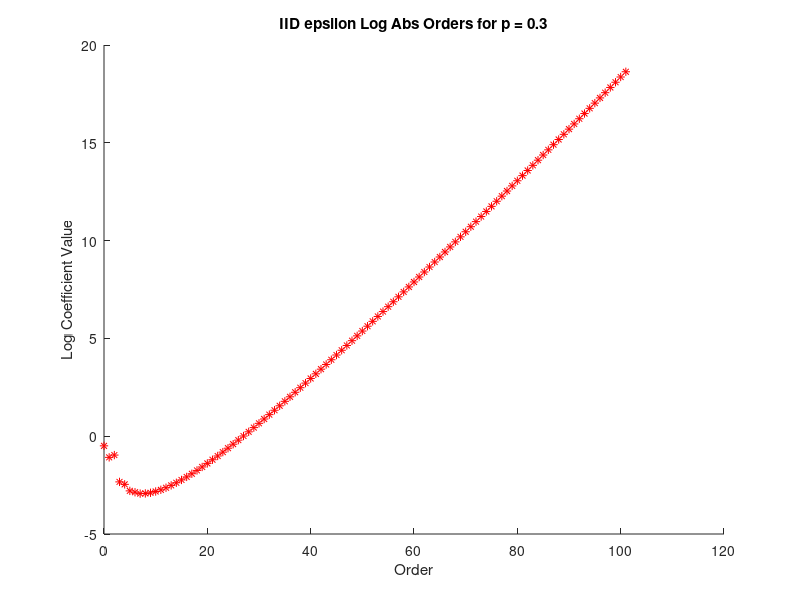
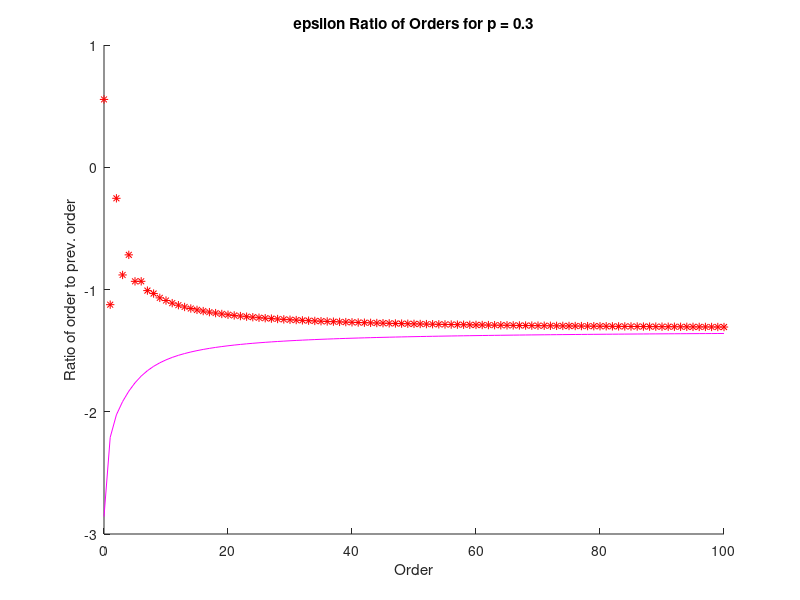
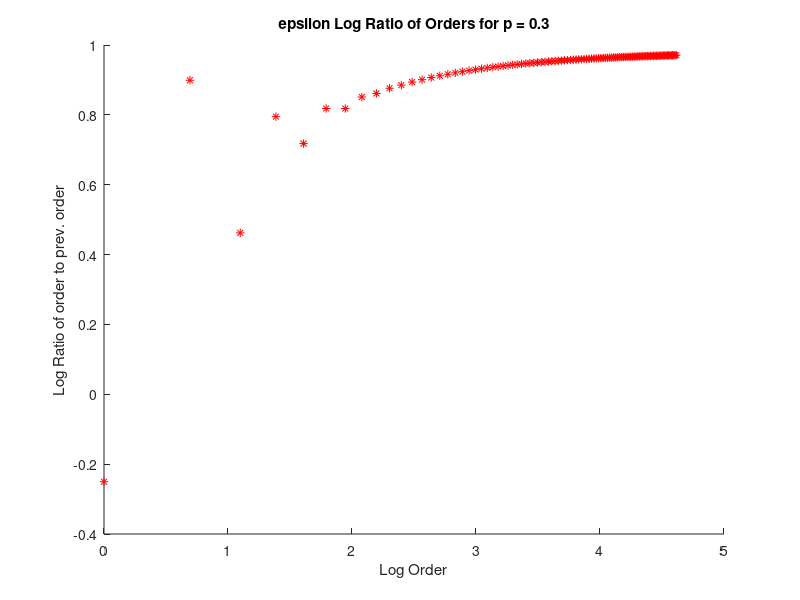
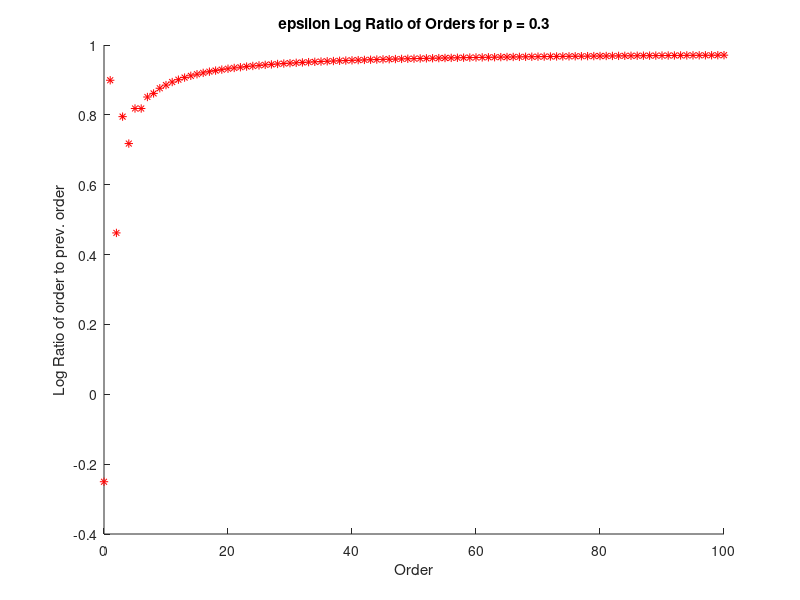

Write the MATLAB code that produced these figures, in order. (Note: this script raises an error after producing the figures.)
% Compute empirical entropy and compare to high-order approximation 
% p is the transition probability matrix 2*2, eps is the probability of
% flipping the output, Y_vec is the vector of values Y_1 .. Y_N. We assume
% that the markov chain is stationary and binary

p = 0.3; N = 100; iters = 220;
res = 5; eps0 = 0.000000001; eps_jump = 0.02; 

ttt = cputime;
eps_vec = zeros(1,res);
first_order = zeros(1,res);

max_order_taken = 5;  % this says how many orders we use in the approximation

% First compute the orders for the i.i.d. case - Not markovian !
HpConv = zeros(110,1); 
HpConv_zero = -(p*log(p)+(1-p)*log(1-p));  % different since there is no zero in a matlab array
HpConv(1) = (1-2*p) * log ( (1-p)/p );  % Half from the markovian case

for n=2:110
    HpConv(n) = (-1) * ( (2*p-1)^n / p^(n-1) +  (1-2*p)^n / (1-p)^(n-1) ) / (n*(n-1)); 
end

% First plot the orders in increasing value : 
Hp = zeros(12, 1);

Hp_zero = -(p*log(p)+(1-p)*log(1-p));  % different since there is no zero in a matlab array
Hp(1) = 2 *(1-2*p) * log ( (1-p)/p );
Hp(2) = -2 *(1-2*p) * log ( (1-p)/p ) -(1-2*p)^2/(2*p^2*(1-p)^2);

% Now represent anything as a function of lambda = 1-2p
lam = 1-2*p; 

Hp(3) = (-16*(5*lam^4-10*lam^2-3) * lam^2) / ( 3*(1-lam^2)^4);

Hp(4) = (8*(109*lam^8+20*lam^6-114*lam^4-140*lam^2-3)*lam^2) / (3*(1-lam^2)^6)

Hp(5) = (-128*(95*lam^10+336*lam^8+762*lam^6-708*lam^4-769*lam^2-100)*lam^4) / (15*(1-lam^2)^8);

Hp(6) = 128*(125*lam^14-321*lam^12+9525*lam^10+16511*lam^8-7825*lam^6- ...
17995*lam^4-4001*lam^2-115)*lam^4/   (15*(1-lam^2)^10);

Hp(7) = -256*(280*lam^18-45941*lam^16-110888*lam^14+666580*lam^12+1628568*lam^10- ...
270014*lam^8-1470296*lam^6-524588*lam^4-37296*lam^2-245)*lam^4 / (105*(1-lam^2)^12);

Hp(8) = 64*(56*lam^22-169169*lam^20-2072958*lam^18-5222301*lam^16+12116328*lam^14+ ...
35666574*lam^12+3658284*lam^10-29072946*lam^8-14556080*lam^6- ...
1872317*lam^4-48286*lam^2-49)*lam^4 / (21*(1-lam^2)^14);

Hp(9) = 2048*(37527*lam^22+968829*lam^20+8819501*lam^18+20135431*lam^16-23482698*lam^14- ...
97554574*lam^12-30319318*lam^10+67137630*lam^8+46641379*lam^6+8950625*lam^4+ ...
495993*lam^2+4683)*lam^6 / (63*(1-lam^2)^16);

Hp(10) = -2048*(38757*lam^26+1394199*lam^24+31894966*lam^22+243826482*lam^20+ ...
571835031*lam^18-326987427*lam^16-2068579420*lam^14-1054659252*lam^12+1173787011*lam^10+ ...
1120170657*lam^8+296483526*lam^6+26886370*lam^4+ 684129*lam^2+2187)*lam^6/  (45*(1-lam^2)^18);

Hp(11) = 8192*(98142*lam^30-1899975*lam^28+92425520*lam^26+3095961215*lam^24+ ...
25070557898*lam^22+59810870313*lam^20-11635283900*lam^18-173686662185*lam^16- ...
120533821070*lam^14+74948247123*lam^12+102982107048*lam^10+35567469125*lam^8+ ...
4673872550*lam^6+217466315*lam^4+2569380*lam^2+2277)*lam^6/ (495*(1-lam^2)^20);



% First plot the orders for a given p
% figure; hold on; plot([0:130], log(abs([HpConv_zero HpConv(1:130)'])), '+'); plot([0:129], HpConv(1:130)' ./ [HpConv_zero HpConv(1:129)'], 'r*');
% title(['Ind. Orders for p = ' num2str(p)]); xlabel('Order'); ylabel('Log Coefficient Value'); legend('Log', 'Cosecutives Ratio');
% 
% figure; hold on; plot([0:11], log(abs([Hp_zero Hp(1:11)'])), '+'); plot([0:10], Hp(1:11)' ./ [Hp_zero Hp(1:10)'], 'r*');
% title(['HMM Orders for p = ' num2str(p)]); xlabel('Order'); ylabel('Log Coefficient Value'); legend('Log', 'Cosecutives Ratio');

figure; hold on; plot([0:101], log(abs([HpConv_zero HpConv(1:101)'])), '*r'); %plot([0:101], log(abs([Hp_zero Hp(1:101)'])), '+');  
title(['IID epsilon Log Abs Orders for p = ' num2str(p)]); xlabel('Order'); ylabel('Log Coefficient Value'); %legend('I.I.D.', 'HMM');

figure; hold on; plot([0:100], HpConv(1:101)' ./ [HpConv_zero HpConv(1:100)'], 'r*');  
plot([0:100], (-[3:103]./[1:101]) .* ((1-2*p)/p) .*    (( 1 + (p/(1-p)) .^[1:101]  )  ./ (( 1 + (p/(1-p)) .^[0:100]  )))  , 'm'); 
% plot([0:100], (-[3:103]./[1:101]) .* ((1-2*p)/p), 'm'); 
title(['epsilon Ratio of Orders for p = ' num2str(p)]); xlabel('Order'); ylabel('Ratio of order to prev. order'); % legend('I.I.D.', 'HMM');

figure; hold on; plot(log([1:101]), log(abs(HpConv(1:101)' ./ [HpConv_zero HpConv(1:100)'] - ((1-2*p)/p) )), 'r*'); 
title(['epsilon Log Ratio of Orders for p = ' num2str(p)]); xlabel('Log Order'); ylabel('Log Ratio of order to prev. order'); % legend('I.I.D.', 'HMM');

figure; hold on; plot([0:100], log(abs(HpConv(1:101)' ./ [HpConv_zero HpConv(1:100)'] - ((1-2*p)/p) )), 'r*'); 
title(['epsilon Log Ratio of Orders for p = ' num2str(p)]); xlabel('Order'); ylabel('Log Ratio of order to prev. order'); % legend('I.I.D.', 'HMM');

% figure; hold on; plot([0:11], log(abs([HpConv_zero HpConv(1:11)'])), '*r'); plot([0:11], log(abs([Hp_zero Hp(1:11)'])), '+');  
% title(['epsilon Log Abs Orders for p = ' num2str(p)]); xlabel('Order'); ylabel('Log Coefficient Value'); legend('I.I.D.', 'HMM');
% 
% figure; hold on; plot([0:10], HpConv(1:11)' ./ [HpConv_zero HpConv(1:10)'], 'r*'); plot([0:10], Hp(1:11)' ./ [Hp_zero Hp(1:10)'], '+'); 
% title(['epsilon Ratio of Orders for p = ' num2str(p)]); xlabel('Order'); ylabel('Ratio of order to prev. order'); legend('I.I.D.', 'HMM');
% 
% figure; hold on; plot([0:10], log(HpConv(1:11)' ./ [HpConv_zero HpConv(1:10)']), 'r*'); plot([0:10], log(Hp(1:11)' ./ [Hp_zero Hp(1:10)']), '+'); 
% title(['Log epsilon Ratio of Orders for p = ' num2str(p)]); xlabel('Order'); ylabel('Ratio of order to prev. order'); legend('I.I.D.', 'HMM');

for r=1:res
    eps = eps0 + (eps_jump*(r-1)/res);
    eps_vec(r) = eps;
    P = [1-p p; p 1-p];
    EPS = [1-eps eps; eps 1-eps];
    
    sam_ent = 0;
    
    Y_Vec = sample_HMM_vec(P,EPS,N,iters);
    
    
    condprobs_vec = compute_HMM_condprob_vec(P, EPS, Y_Vec);
    
    EEEEEEE = entropy  ([condprobs_vec 1-condprobs_vec]');
    
    sam_ent = sum(  entropy  ([condprobs_vec 1-condprobs_vec]')) / iters;
    
    
% % % % % % % %     for i=1:iters  % randomize and calculate entropy
% % % % % % % %         
% % % % % % % %    %%%     Y = sample_HMM(P, EPS, N); % sample the sequence
% % % % % % % %         
% % % % % % % %         Y = Y_Vec(i,:);
% % % % % % % %         
% % % % % % % %         condp = compute_HMM_condprob(P, EPS, Y);
% % % % % % % %         
% % % % % % % %         sam_ent = sam_ent + entropy([condp 1-condp]');
% % % % % % % %         
% % % % % % % %     end
% % % % % % % %     
% % % % % % % % % % %     r
% % % % % % % % % % %     cputime-ttt
% % % % % % % %     sam_ent = sam_ent / iters;
    
    
%     (sam_ent - H(p)) / eps
%     2*(2*p-1) * log2(p/(1-p))
    
    
    first_order(r) = (sam_ent - H(p)) / eps;
    
    if(mod(r,10) == 0)
        cur_iter = r
    end
   
    did_res = r
end


cputime - ttt

% Comparison with what should be the correct answer
eytan_val = repmat(2*(2*p-1) * log2(p/(1-p)), 1, res);


RRR = entropy([ p+eps_vec - 2*p* eps_vec 1-(p+eps_vec - 2*p*eps_vec) ] )
EEE = entropy([ p+eps_vec(1) - 2*p* eps_vec(1) 1-(p+eps_vec(1) - 2*p*eps_vec(1)) ]' );
PPP = entropy([p 1-p]');
DDD = (entropy([ p+eps_vec(1) - 2*p* eps_vec(1) 1-(p+eps_vec(1) - 2*p*eps_vec(1)) ]' ) - entropy([p 1-p]')) / eps_vec(1);


new_eytan_val_half =  (entropy([ (p+eps_vec - 2*p* eps_vec)' (1-(p+eps_vec - 2*p*eps_vec))' ]') - entropy([p 1-p]')) ./ eps_vec

new_eps_vec = 2*eps_vec - 2*eps_vec .* eps_vec;

new_eytan_val =  (entropy([ (p+new_eps_vec - 2*p* new_eps_vec)' (1-(p+new_eps_vec - 2*p*new_eps_vec))' ]') - entropy([p 1-p]')) ./ eps_vec




% Now insert also the 2nd term from taylor expansion
eytan_val_2nd_term = eytan_val -   (-0.5   + 4*(1-2*p)*log((1-p)/p) + 0.5*(  (p*p+(1-p)*(1-p))/(p*(1-p))  )^2 )*eps_vec;

% Now insert also the 2nd term from taylor expansion
eytan_val_2nd_term_corrected = eytan_val -   (-0.5   + 4*(1-2*p)*log((1-p)/p) + 0.5*(  1/(p*(1-p)) - 3  )^2 )*eps_vec;

Ido_2nd_term = eytan_val - (  2*(1-2*p)*log((1-p)/p)  + 0.5 * (1-2*p)*(1-2*p) /   (p*p*(1-p)*(1-p))  )*eps_vec;

figure; hold on; plot(eps_vec, first_order, '.');  plot(eps_vec, eytan_val, 'r');  %plot(eps_vec, eytan_val/2, 'g'); 
 plot(eps_vec, eytan_val_2nd_term, 'm'); plot(eps_vec, eytan_val_2nd_term_corrected, 'k'); plot(eps_vec, Ido_2nd_term, 'g');

 %%%plot(eps_vec, new_eytan_val, 'm');  plot(eps_vec, new_eytan_val_half, 'k'); 
% % % legend('points', '1st order', 'half 1st order', 'double_noise', 'one_noise');
legend('points', '1st order',  '2nd order', '2nd order corrected', '2nd order Ido');
title(['1st order coef. of epsilon for p='  num2str(p) ' N = ' num2str(N)]); xlabel('epsilon'); ylabel('1st order');


    % Randomize Y according to the probabilities
    % Now we have to calculate for a hidden markov process.  X_n --> Y_n
    % This is done via viterby algorithm
    % We need to calculate H(Y_n | Y_{n-1}, .., Y_1), or H(Y_n | Y_{n-1}, .., Y_1, X_1)
    %
    % For this, we will calculate the probability of Pr(Y_n = 1, Y_{n-1} = ?,
    % .. Y_1 = ? ) and Pr(Y_n = 1, Y_{n-1} = ?, .. Y_1 = ?, X_1 = ?)
    
